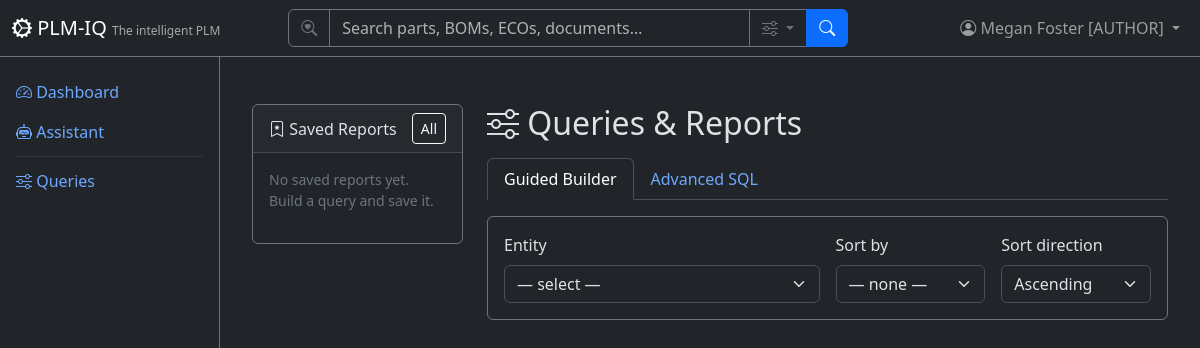
The page /queries (signed in) on the database as committed earlier.
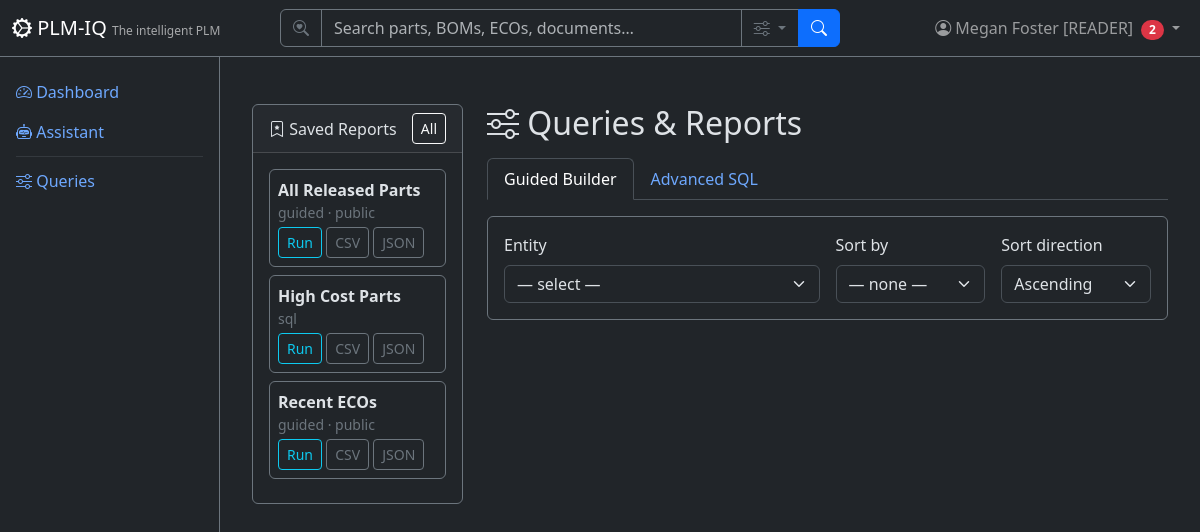
The same page on the database as committed later.
### app/models/tenant_user.py (models this page shows)
class User(Base):
    __tablename__ = "users"
    user_id = Column("user_id", Integer, primary_key=True, autoincrement=True)
    username = Column("username", String, unique=True, nullable=False)
    full_name = Column("full_name", String, nullable=False)
    email = Column("email", String)
    password_hash = Column("password_hash", String, nullable=False, default="")
    tenant_id = Column("tenant_id", Integer, ForeignKey("tenants.tenant_id"), nullable=False, default=1)
    is_active = Column("is_active", Boolean, default=True)
    created_date = Column("created_date", String)
    role = Column("role", String, default="reader")
    tenant = relationship("Tenant", back_populates="users")
    favorites = relationship("Favorite", back_populates="user")

### app/models/queries.py (models this page shows)
class SavedQuery(Base):
    __tablename__ = "saved_queries"
    id = Column("id", Integer, primary_key=True, autoincrement=True)
    name = Column("name", String, nullable=False)
    description = Column("description", String)
    mode = Column("mode", String, nullable=False, default="guided")  # "guided" | "sql"
    definition = Column("definition", Text, nullable=False)  # JSON config or raw SQL
    created_by = Column("created_by", Integer, ForeignKey("users.user_id"), nullable=False)
    created_at = Column("created_at", String)
    is_public = Column("is_public", Boolean, default=False)

### app/routers/queries.py (the view)
@router.get("", response_class=HTMLResponse)
async def queries_page(request: Request, db: Session = Depends(get_db)):
    user = require_user(request, db)
    ctx = auth_context(request, db)
    saved = list_reports(db, user)
    entities = list_entities()
    return HTMLResponse(content=render(
        "queries/builder.html",
        **ctx,
        entities=entities,
        saved_reports=saved,
        result=None,
        current_entity=None,
        error=None,
    ))

### app/templates/queries/builder.html (shortened to what this page needs)
{% extends "base.html" %}
{% block content %}
<div class="container-fluid py-4">
  <div class="row">
    <div class="col-lg-3 mb-4">
      <div class="card bg-dark border-secondary">
        <div class="card-header d-flex justify-content-between align-items-center">
          <span><i class="bi bi-bookmark-star"></i> Saved Reports</span>
          <a href="/queries/saved" class="btn btn-sm btn-outline-light">All</a>
        </div>
        <div class="card-body" style="max-height: 70vh; overflow:auto;">
          {% if not saved_reports %}
            <p class="text-secondary small">No saved reports yet. Build a query and save it.</p>
          {% endif %}
          {% for r in saved_reports %}
            <div class="mb-2 p-2 border border-secondary rounded">
              <div class="fw-semibold">{{ r.name }}</div>
              <div class="small text-secondary">{{ r.mode }}{% if r.is_public %} · public{% endif %}</div>
              <div class="mt-1">
                <a href="/queries/saved/{{ r.id }}" class="btn btn-sm btn-outline-info">Run</a>
                <a href="/queries/saved/{{ r.id }}/export?format=csv" class="btn btn-sm btn-outline-secondary">CSV</a>
                <a href="/queries/saved/{{ r.id }}/export?format=json" class="btn btn-sm btn-outline-secondary">JSON</a>
              </div>
            </div>
          {% endfor %}
        </div>
      </div>
    </div>
    <div class="col-lg-9">
      <h2 class="mb-3"><i class="bi bi-sliders"></i> Queries &amp; Reports</h2>
      <ul class="nav nav-tabs mb-3" id="queryTabs" role="tablist">
        <li class="nav-item">
          <button class="nav-link {% if not active_tab or active_tab != 'sql' %}active{% endif %}" id="guided-tab"
                  data-bs-toggle="tab" data-bs-target="#guided" type="button" role="tab">Guided Builder</button>
        </li>
        <li class="nav-item">
          <button class="nav-link {% if active_tab == 'sql' %}active{% endif %}" id="sql-tab"
                  data-bs-toggle="tab" data-bs-target="#sql" type="button" role="tab">Advanced SQL</button>
        </li>
      </ul>
      <div class="tab-content">
        <div class="tab-pane fade {% if not active_tab or active_tab != 'sql' %}show active{% endif %}" id="guided" role="tabpanel">
          <form method="post" action="/queries/run" id="guidedForm">
            <div class="card bg-dark border-secondary mb-3">
              <div class="card-body">
                <div class="row g-3">
                  <div class="col-md-6">
                    <label class="form-label">Entity</label>
                    <select name="entity" id="entitySelect" class="form-select" onchange="this.form.submit()">
                      <option value="">— select —</option>
                    </select>
                  </div>
                  <div class="col-md-3">
                    <label class="form-label">Sort by</label>
                    <select name="sort" class="form-select">
                      <option value="">— none —</option>
                    </select>
                  </div>
                  <div class="col-md-3">
                    <label class="form-label">Sort direction</label>
                    <select name="sort_dir" class="form-select">
                      <option value="asc" {% if sort_dir == 'asc' %}selected{% endif %}>Ascending</option>
                    </select>
                  </div>
                </div>
              </div>
            </div>
          </form>
        </div>
      </div>
    </div>
  </div>
</div>
{% endblock %}

### app/templates/base.html (shortened to what this page needs)
<!DOCTYPE html>
<html lang="en" data-bs-theme="dark">
<head>
    <link href="https://cdn.jsdelivr.net/npm/bootstrap@5.3.3/dist/css/bootstrap.min.css" rel="stylesheet">
    <link href="https://cdn.jsdelivr.net/npm/bootstrap-icons@1.11.3/font/bootstrap-icons.css" rel="stylesheet">
</head>
<body>
    <nav class="navbar navbar-expand-md navbar-dark bg-dark fixed-top border-bottom border-secondary">
        <div class="container-fluid">
            <a class="navbar-brand" href="/">
                <i class="bi bi-gear-wide-connected"></i> PLM-IQ
                <small class="d-none d-md-inline">The intelligent PLM</small>
            </a>
            <div class="collapse navbar-collapse" id="navMenu">
                {% if current_user %}
                <form class="d-flex mx-auto my-2 my-md-0" role="search" action="/search" method="get" style="width: 100%; max-width: 560px;">
                    <div class="input-group">
                        <span class="input-group-text bg-dark border-secondary text-secondary"><i class="bi bi-search-heart"></i></span>
                        <input type="search" name="q" class="form-control bg-dark text-light border-secondary" placeholder="Search parts, BOMs, ECOs, documents…" aria-label="Search">
                        <button class="btn btn-outline-secondary dropdown-toggle" type="button" data-bs-toggle="dropdown" data-bs-auto-close="outside" title="Search options">
                            <i class="bi bi-sliders"></i>
                        </button>
                        <button class="btn btn-primary" type="submit"><i class="bi bi-search"></i></button>
                    </div>
                </form>
                {% endif %}
                <ul class="navbar-nav ms-auto align-items-center">
                    {% if current_user %}
                    <li class="nav-item dropdown">
                        <a class="nav-link dropdown-toggle position-relative" href="#" role="button" data-bs-toggle="dropdown" aria-label="Profile Menu" title="Profile Menu">
                            <i class="bi bi-person-circle"></i>
                            <span class="d-none d-md-inline">{{ current_user.full_name }} [{{ current_user.role|upper if current_user.role else 'SUPERUSER' }}]</span>
                            {% if unread_count|default(0) > 0 %}<span class="badge bg-danger rounded-pill ms-1">{{ unread_count }}</span>{% endif %}
                        </a>
                    </li>
                    {% else %}
                    <li class="nav-item">
                        <a class="nav-link" href="/login"><i class="bi bi-box-arrow-in-right"></i> Sign In</a>
                    </li>
                    {% endif %}
                </ul>
            </div>
        </div>
    </nav>
    <div class="sidebar bg-dark border-end border-secondary pt-3">
        <ul class="nav nav-pills flex-column">
            <li class="nav-item">
                <a class="nav-link" href="/"><i class="bi bi-speedometer2"></i> Dashboard</a>
            </li>
            <li class="nav-item">
                <a class="nav-link" href="/assistant"><i class="bi bi-robot"></i> Assistant</a>
            </li>
            <li class="nav-item">
                <hr class="nav-divider my-1 mx-3 border-secondary">
            </li>
            <li class="nav-item">
                <a class="nav-link" href="/queries"><i class="bi bi-sliders"></i> Queries</a>
            </li>
        </ul>
    </div>
    <div class="main-content">
        {% block content %}{% endblock %}
    </div>
</body>
</html>

Rows that differ between the two databases and show on the page:
changed User "Megan Foster": role "AUTHOR" → "READER"
added SavedQuery: name "All Released Parts", mode "guided", is_public "· public"
added SavedQuery: name "High Cost Parts", mode "sql"
added SavedQuery: name "Recent ECOs", mode "guided", is_public "· public"
Other text that changed with them:
{{ unread_count }}: (not shown) → "2"
text no longer shown: "No saved reports yet. Build a query and save it."
